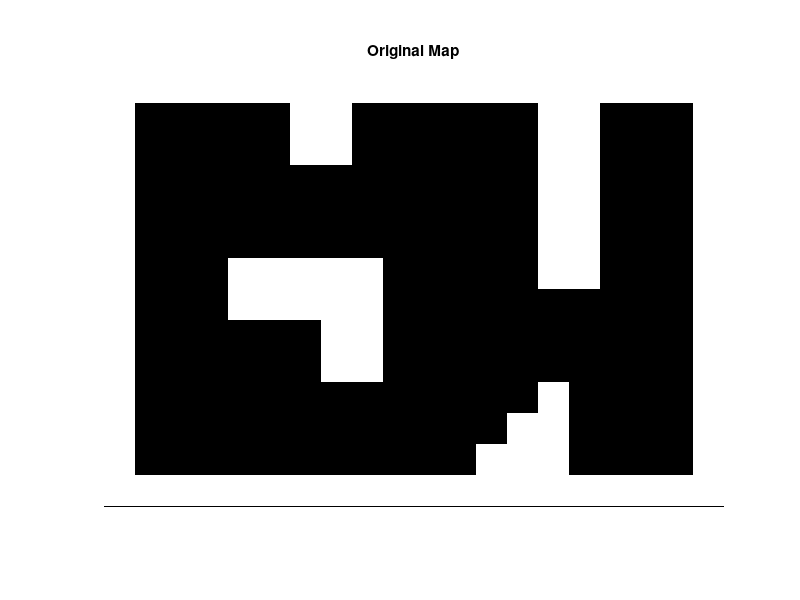

Recreate this plot in MATLAB. (Note: this script raises an error after producing the figure.)
%Autonomous Robots
%Lab 1: Potential Functions
%Author: Raabid Hussain
%This script calls both the potential functions and displays their results
%Note: If you want to load a map, simply uncomment line 30 and write the
%name of the file there

clear all;
close all;
clc;

start=[13 2];
goal=[3 18];

%Self created map
map=[
1 1 1 1 1 1 1 1 1 1 1 1 1 1 1 1 1 1 1 1;
1 0 0 0 0 0 1 1 0 0 0 0 0 0 1 1 0 0 0 1;
1 0 0 0 0 0 1 1 0 0 0 0 0 0 1 1 0 0 0 1;
1 0 0 0 0 0 0 0 0 0 0 0 0 0 1 1 0 0 0 1;
1 0 0 0 0 0 0 0 0 0 0 0 0 0 1 1 0 0 0 1;
1 0 0 0 0 0 0 0 0 0 0 0 0 0 1 1 0 0 0 1;
1 0 0 0 1 1 1 1 1 0 0 0 0 0 1 1 0 0 0 1;
1 0 0 0 1 1 1 1 1 0 0 0 0 0 0 0 0 0 0 1;
1 0 0 0 0 0 0 1 1 0 0 0 0 0 0 0 0 0 0 1;
1 0 0 0 0 0 0 1 1 0 0 0 0 0 0 0 0 0 0 1;
1 0 0 0 0 0 0 0 0 0 0 0 0 0 1 0 0 0 0 1;
1 0 0 0 0 0 0 0 0 0 0 0 0 1 1 0 0 0 0 1;
1 0 0 0 0 0 0 0 0 0 0 0 1 1 1 0 0 0 0 1;
1 1 1 1 1 1 1 1 1 1 1 1 1 1 1 1 1 1 1 1;];

%Uncomment and write the file name in the next line to load a map
%load ('obstaclesBig.mat')

%Displays the map
figure;
imshow(map);
title('Original Map');

%Calls the brushfire algortihm and displays its results
[value_map]=brushfire(map);
value_map=1-(value_map/max(max(value_map)));
figure;
imshow(value_map);
title('Potential Function Brushfire');
figure;
meshc(value_map)
title('Potetial Brusfire 3D');

%Calls the wavefront algortihm and displays its results
%Change the starting and goal position according to the map
[value_map, trajectory]=wavefront(map, start, goal);
figure;
value_map=1-(value_map/max(max(value_map)));
imshow(value_map);
title('Potential Function Wavefront');
figure;
meshc(value_map);
title('Potential 3D Wavefront');
figure;
path=1-map/2;
%Displays the trajectory calculated
for i=1:size(trajectory)
    path(trajectory(i,1),trajectory(i,2))=0;
end
imshow(path);
title('Path Wavefront');



